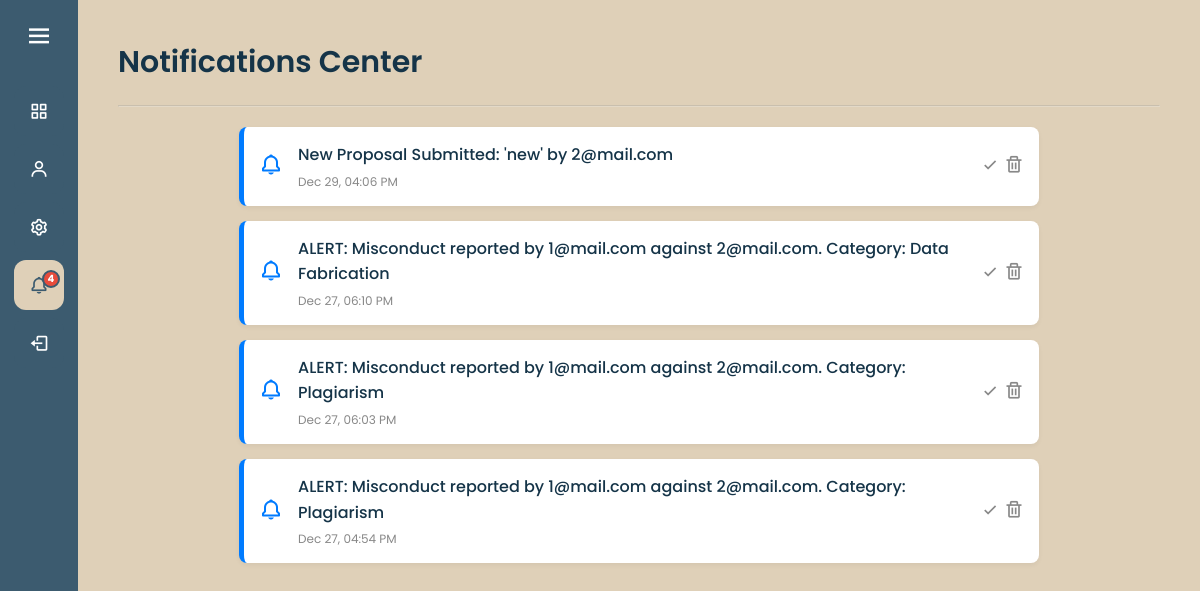
/notifications.php (signed in), run on an earlier commit of the app's database.
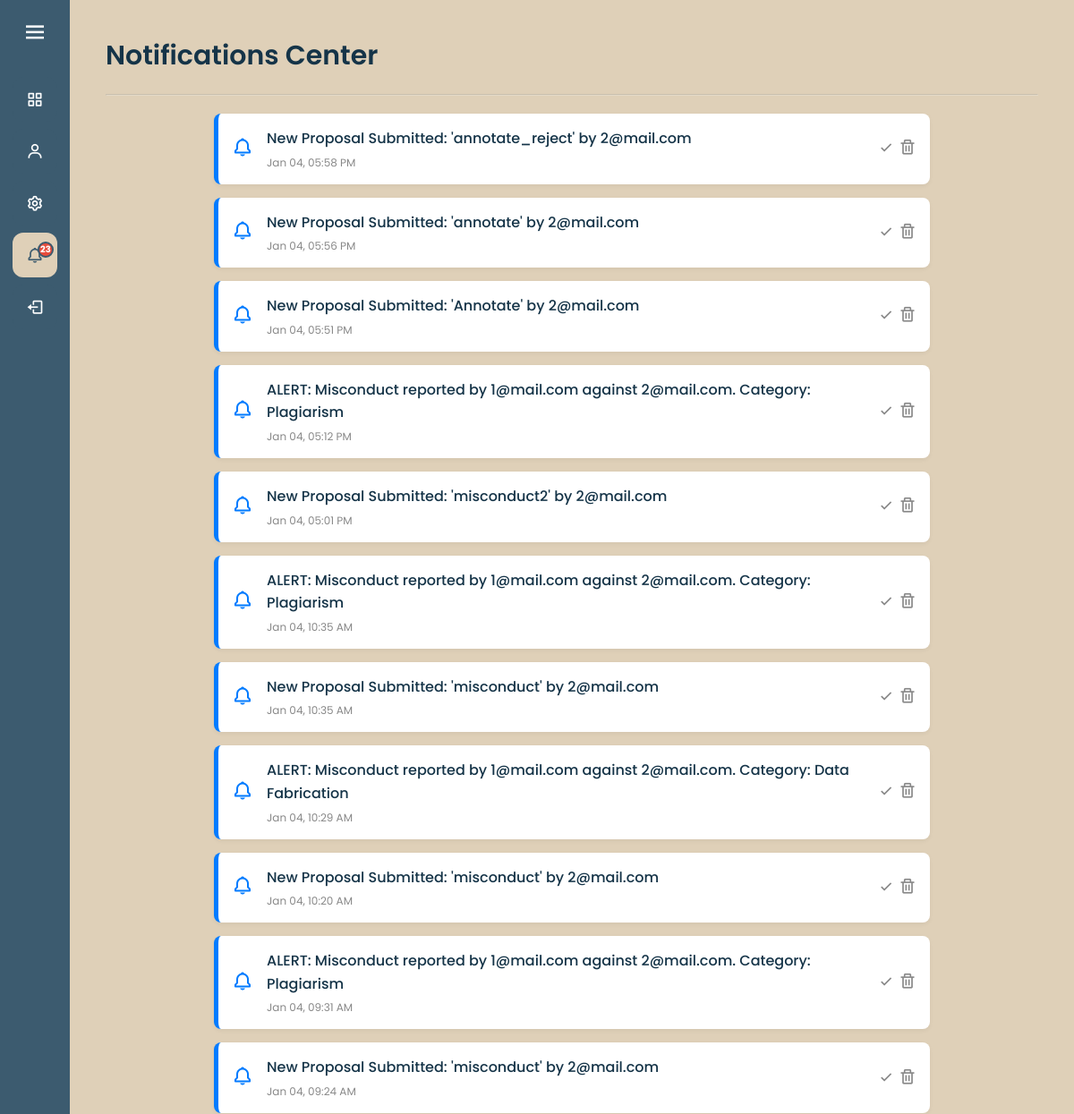
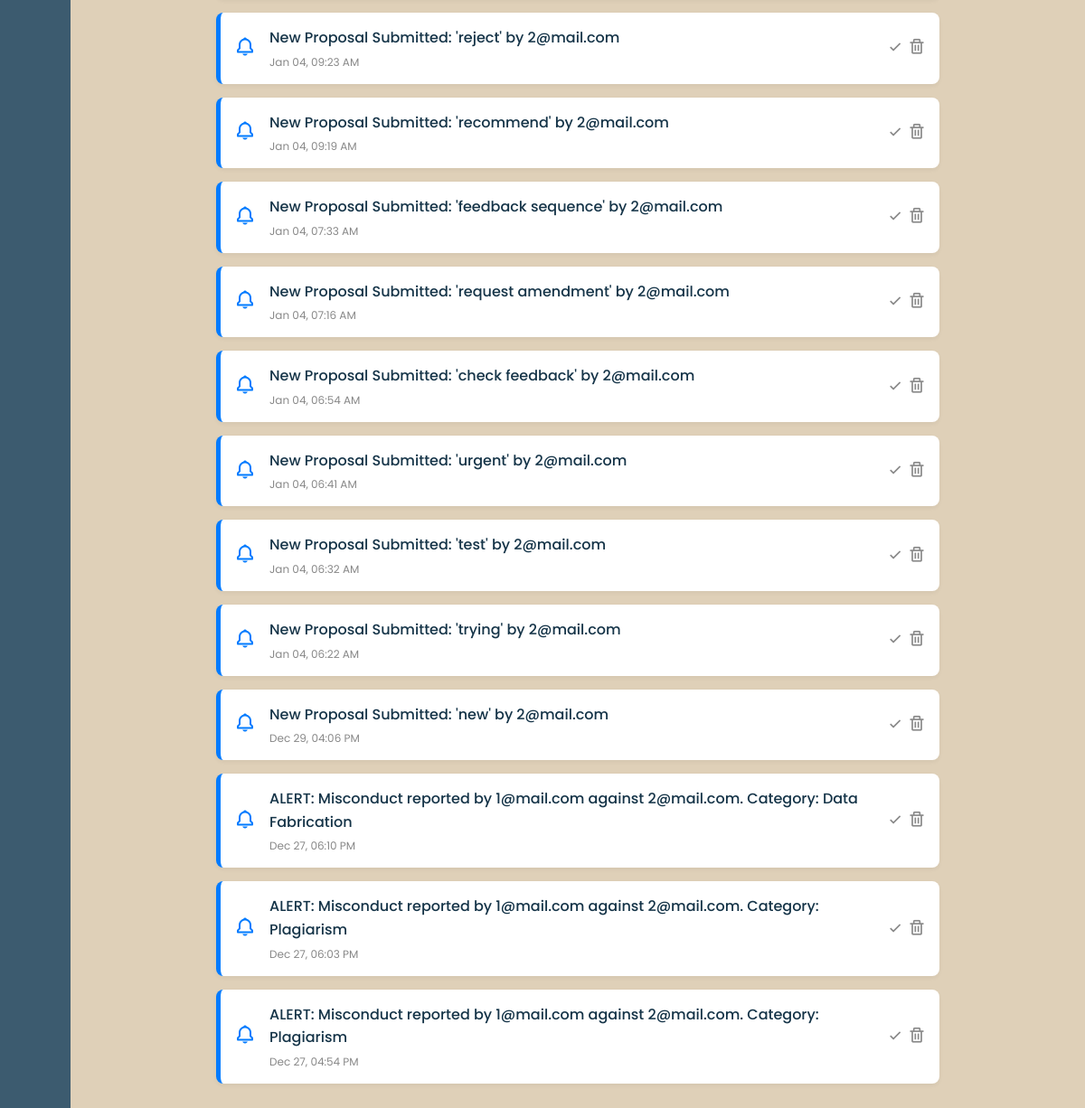
And on a later commit of the database (2 pictures, top to bottom).
### tables this page shows
CREATE TABLE `notifications` (
  `id` int(11) NOT NULL,
  `user_email` varchar(255) NOT NULL,
  `message` text NOT NULL,
  `is_read` tinyint(1) DEFAULT 0,
  `created_at` timestamp NOT NULL DEFAULT current_timestamp(),
  `type` enum('info','alert','success','warning') DEFAULT 'info'
);

### notifications.php (the view, shortened to what this page needs)
<?php
require 'config.php';
$email = $_SESSION['email'];
$stmt = $conn->prepare("SELECT * FROM notifications WHERE user_email = ? ORDER BY created_at DESC");
$stmt->bind_param("s", $email);
$stmt->execute();
$result = $stmt->get_result();
?>
<!DOCTYPE html>
<html lang="en">
<head>
    <link rel="stylesheet" href="style.css">
    <link href="https://unpkg.com/boxicons@2.1.4/css/boxicons.min.css" rel="stylesheet">
</head>
<body>
    <?php include 'sidebar.php'; ?>
    <section class="home-section">
        <div class="welcome-text">Notifications Center</div>
        <hr style="opacity: 0.3; margin: 20px 0;">
        <div class="notif-container">
            <?php if ($result->num_rows > 0): ?>
                <?php while ($row = $result->fetch_assoc()): ?>
                    <?php
                        $is_appeal = stripos($row['message'], 'appeal') !== false;
                        $card_class = $is_appeal ? 'appeal' : '';
                        $icon = $is_appeal ? 'bx-error-circle' : 'bx-bell';
                    ?>
                    <div class="notif-card <?= $card_class ?>">
                        <div class="notif-icon">
                            <i class='bx <?= $icon ?>'></i>
                        </div>
                        <div class="notif-content">
                            <p class="notif-msg"><?= htmlspecialchars($row['message']) ?></p>
                            <span class="notif-time">
                                <?= date('M d, h:i A', strtotime($row['created_at'])) ?>
                            </span>
                        </div>
                        <div class="notif-actions">
                            <form method="POST">
                                <?php if ($row['is_read'] == 0): ?>
                                    <button type="submit" name="mark_read" class="btn-icon" title="Mark as Read">
                                        <i class='bx bx-check'></i>
                                    </button>
                                <?php endif; ?>
                                <button type="submit" name="delete_notif" class="btn-icon delete" title="Delete">
                                    <i class='bx bx-trash'></i>
                                </button>
                            </form>
                        </div>
                    </div>
                <?php endwhile; ?>
            <?php endif; ?>
        </div>
    </section>
</body>
</html>

### sidebar.php (shortened to what this page needs)
<?php
require_once 'config.php';
$current = basename($_SERVER['PHP_SELF']);
$dashboardLink = 'index.php';
if (isset($_SESSION['role'])) {
    switch ($_SESSION['role']) {
        case 'admin':
            $dashboardLink = 'admin_page.php';
            break;
    }
}
$unread_count = 0;
if (isset($_SESSION['email']) && isset($conn)) {
    $n_stmt = $conn->prepare("SELECT COUNT(*) as count FROM notifications WHERE user_email = ? AND is_read = 0");
    $n_stmt->bind_param("s", $_SESSION['email']);
    $n_stmt->execute();
    $unread_count = $n_stmt->get_result()->fetch_assoc()['count'];
}
?>
<div class="sidebar" id="sidebar">
    <div class="logo-details">
        <i class='bx bx-menu' id="btn" onclick="toggleSidebar()"></i>
    </div>
    <ul class="nav-list">
        <li>
            <a href="<?= $dashboardLink ?>" class="<?= $current == $dashboardLink ? 'active' : '' ?>">
                <i class='bx bx-grid-alt'></i>
            </a>
        </li>
        <li>
            <a href="profile.php" class="<?= $current == 'profile.php' ? 'active' : '' ?>">
                <i class='bx bx-user'></i>
            </a>
        </li>
        <li>
            <a href="settings.php" class="<?= $current == 'settings.php' ? 'active' : '' ?>">
                <i class='bx bx-cog'></i>
            </a>
        </li>
        <li>
            <a href="notifications.php" class="<?= $current == 'notifications.php' ? 'active' : '' ?>" style="position: relative;">
                <i class='bx bx-bell'></i>
                <?php if ($unread_count > 0): ?>
                    <span class="notif-badge"><?= $unread_count ?></span>
                <?php endif; ?>
            </a>
        </li>
        <li class="profile">
            <a href="logout.php">
                <i class='bx bx-log-out' id="log_out"></i>
            </a>
        </li>
    </ul>
</div>

### style.css (style rules this page uses)
* { margin: 0; padding: 0; box-sizing: border-box; font-family: "Poppins", sans-serif; }
body { background-color: #DFD0B8; }
.sidebar { position: fixed; left: 0; top: 0; height: 100%; width: 78px; background: #3C5B6F; padding: 6px 14px; z-index: 999; transition: all 0.5s ease; }
.sidebar .logo-details { height: 60px; display: flex; align-items: center; position: relative; }
.sidebar .logo-details i { color: #fff; font-size: 30px; margin-right: 15px; cursor: pointer; transition: all 0.5s ease; min-width: 50px; text-align: center; }
.sidebar .nav-list { margin-top: 20px; height: 100%; }
.sidebar li { position: relative; margin: 8px 0; list-style: none; }
.sidebar li a { display: flex; height: 100%; width: 100%; border-radius: 12px; align-items: center; text-decoration: none; transition: all 0.4s ease; background: #3C5B6F; }
.sidebar li a:hover, .sidebar li a.active { background: #DFD0B8; }
.sidebar li a i { color: #fff; height: 50px; min-width: 50px; font-size: 20px; text-align: center; line-height: 50px; }
.sidebar li a:hover i, .sidebar li a.active i { color: #3C5B6F; }
.home-section { position: relative; background-color: #DFD0B8; min-height: 100vh; top: 0; left: 78px; width: calc(100% - 78px); transition: all 0.5s ease; z-index: 1; padding: 40px; color: #153448; }
.home-section .welcome-text { color: #153448; font-size: 30px; font-weight: 600; margin-bottom: 10px; display: flex; align-items: center; gap: 10px; }
.home-section p, .home-section li, .home-section td, .home-section label { color: #153448; font-size: 16px; line-height: 1.6; }
.notif-container { max-width: 800px; margin: 0 auto; }
.notif-card { display: flex; background: #fff; border-radius: 8px; padding: 15px; margin-bottom: 15px; border-left: 5px solid #007bff; box-shadow: 0 2px 5px rgba(0,0,0,0.05); align-items: center; transition: transform 0.2s; }
.notif-icon { font-size: 24px; margin-right: 15px; color: #007bff; }
.notif-content { flex: 1; }
.notif-msg { margin: 0; font-size: 15px; color: #333; font-weight: 500; }
.notif-time { font-size: 12px; color: #888; display: block; margin-top: 5px; }
.notif-actions { display: flex; gap: 10px; }
.btn-icon { background: none; border: none; cursor: pointer; font-size: 20px; color: #888; transition: 0.3s; }
.notif-badge { position: absolute; top: 10px; left: 28px; height: 18px; width: 18px; background-color: #e74c3c; color: #fff; border-radius: 50%; font-size: 10px; font-weight: bold; display: flex; align-items: center; justify-content: center; z-index: 10; border: 2px solid #3C5B6F; animation: pulse-red 2s infinite; }

What changed in the data, as far as the page shows it:
added notifications: message "New Proposal Submitted: 'annotate_reject' by 2@mail.com", created_at "Jan 04, 05:58 PM", is_read 0 (drawn)
added notifications: message "New Proposal Submitted: 'annotate' by 2@mail.com", created_at "Jan 04, 05:56 PM", is_read 0 (drawn)
added notifications: message "New Proposal Submitted: 'Annotate' by 2@mail.com", created_at "Jan 04, 05:51 PM", is_read 0 (drawn)
added notifications: message "ALERT: Misconduct reported by 1@mail.com against 2@mail.com. Category: Plagiarism", created_at "Jan 04, 05:12 PM", is_read 0 (drawn)
added notifications: message "New Proposal Submitted: 'misconduct2' by 2@mail.com", created_at "Jan 04, 05:01 PM", is_read 0 (drawn)
added notifications: message "ALERT: Misconduct reported by 1@mail.com against 2@mail.com. Category: Plagiarism", created_at "Jan 04, 10:35 AM", is_read 0 (drawn)
added notifications: message "New Proposal Submitted: 'misconduct' by 2@mail.com", created_at "Jan 04, 10:35 AM", is_read 0 (drawn)
added notifications: message "ALERT: Misconduct reported by 1@mail.com against 2@mail.com. Category: Data Fabrication", created_at "Jan 04, 10:29 AM", is_read 0 (drawn)
added notifications: message "New Proposal Submitted: 'misconduct' by 2@mail.com", created_at "Jan 04, 10:20 AM", is_read 0 (drawn)
added notifications: message "ALERT: Misconduct reported by 1@mail.com against 2@mail.com. Category: Plagiarism", created_at "Jan 04, 09:31 AM", is_read 0 (drawn)
added notifications: message "New Proposal Submitted: 'misconduct' by 2@mail.com", created_at "Jan 04, 09:24 AM", is_read 0 (drawn)
added notifications: message "New Proposal Submitted: 'reject' by 2@mail.com", created_at "Jan 04, 09:23 AM", is_read 0 (drawn)
added notifications: message "New Proposal Submitted: 'recommend' by 2@mail.com", created_at "Jan 04, 09:19 AM", is_read 0 (drawn)
added notifications: message "New Proposal Submitted: 'feedback sequence' by 2@mail.com", created_at "Jan 04, 07:33 AM", is_read 0 (drawn)
added notifications: message "New Proposal Submitted: 'request amendment' by 2@mail.com", created_at "Jan 04, 07:16 AM", is_read 0 (drawn)
added notifications: message "New Proposal Submitted: 'check feedback' by 2@mail.com", created_at "Jan 04, 06:54 AM", is_read 0 (drawn)
added notifications: message "New Proposal Submitted: 'urgent' by 2@mail.com", created_at "Jan 04, 06:41 AM", is_read 0 (drawn)
added notifications: message "New Proposal Submitted: 'test' by 2@mail.com", created_at "Jan 04, 06:32 AM", is_read 0 (drawn)
added notifications: message "New Proposal Submitted: 'trying' by 2@mail.com", created_at "Jan 04, 06:22 AM", is_read 0 (drawn)
Also different on the page:
$unread_count: "4" → "23"
